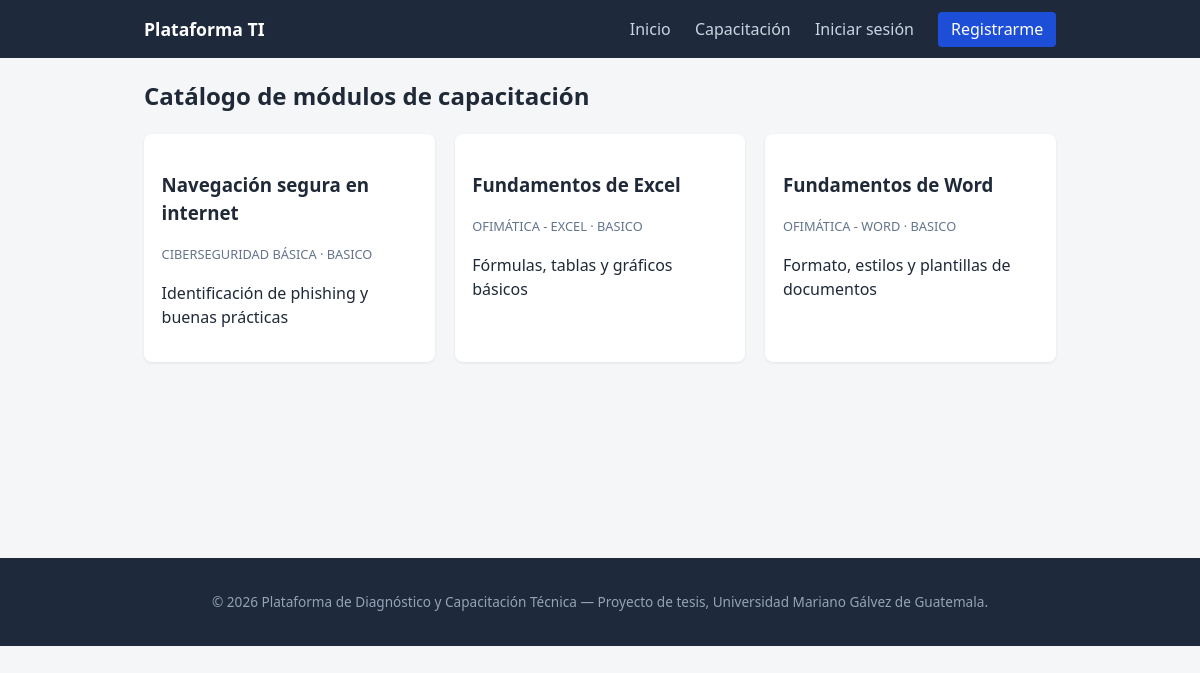
Page /capacitacion.php on the committed database.
### tables this page shows
CREATE TABLE modulos_capacitacion (
    id_modulo         INT AUTO_INCREMENT PRIMARY KEY,
    id_habilidad      INT NOT NULL,
    titulo            VARCHAR(150) NOT NULL,
    descripcion       TEXT NULL,
    nivel_dificultad  ENUM('basico','intermedio','avanzado') NOT NULL DEFAULT 'basico',
    orden_secuencia   INT NOT NULL DEFAULT 1,
    contenido_url     VARCHAR(255) NULL,
    FOREIGN KEY (id_habilidad) REFERENCES habilidades(id_habilidad)
);

CREATE TABLE habilidades (
    id_habilidad      INT AUTO_INCREMENT PRIMARY KEY,
    nombre            VARCHAR(120) NOT NULL,
    descripcion       TEXT NULL
);

### src/includes/auth.php (called while the page is built, shortened)
<?php
function usuario_autenticado(): bool
{
    return !empty($_SESSION['id_usuario']);
}

### src/models/Modulo.php (called while the page is built, shortened)
<?php
class Modulo
{
    public static function listarTodos(PDO $pdo): array
    {
        $stmt = $pdo->query(
            'SELECT m.id_modulo, m.titulo, m.descripcion, m.nivel_dificultad, h.nombre AS habilidad
             FROM modulos_capacitacion m
             JOIN habilidades h ON h.id_habilidad = m.id_habilidad
             ORDER BY h.nombre, m.orden_secuencia'
        );
        return $stmt->fetchAll();
    }
}

### public/capacitacion.php (the view, shortened to what this page needs)
<?php
require_once __DIR__ . '/../src/config/database.php';
require_once __DIR__ . '/../src/includes/auth.php';
require_once __DIR__ . '/../src/models/Modulo.php';
$pdo = obtener_conexion();
$modulos = Modulo::listarTodos($pdo);
require __DIR__ . '/../src/includes/header.php';
?>
<section>
    <h1>Catálogo de módulos de capacitación</h1>
    <div class="grid-modulos">
        <?php foreach ($modulos as $modulo): ?>
            <article class="tarjeta-modulo">
                <h3><?= htmlspecialchars($modulo['titulo']) ?></h3>
                <p class="etiqueta"><?= htmlspecialchars($modulo['habilidad']) ?> · <?= htmlspecialchars($modulo['nivel_dificultad']) ?></p>
                <p><?= htmlspecialchars($modulo['descripcion'] ?? '') ?></p>
            </article>
        <?php endforeach; ?>
    </div>
</section>
<?php require __DIR__ . '/../src/includes/footer.php'; ?>

### src/includes/header.php (shortened to what this page needs)
<!DOCTYPE html>
<html lang="es">
<head>
    <link rel="stylesheet" href="assets/css/style.css">
</head>
<body>
<header class="site-header">
    <div class="contenedor">
        <a href="index.php" class="logo">Plataforma TI</a>
        <nav>
            <a href="index.php">Inicio</a>
            <a href="capacitacion.php">Capacitación</a>
            <?php if (usuario_autenticado()): ?>
                <a href="diagnostico.php">Diagnóstico</a>
                <a href="dashboard.php">Mi progreso</a>
                <a href="logout.php">Cerrar sesión</a>
            <?php else: ?>
                <a href="login.php">Iniciar sesión</a>
                <a href="registro.php" class="btn-nav">Registrarme</a>
            <?php endif; ?>
        </nav>
    </div>
</header>
<main class="contenedor">

### src/includes/footer.php
</main>
<footer class="site-footer">
    <div class="contenedor">
        <p>&copy; <?= date('Y') ?> <?= NOMBRE_PLATAFORMA ?> — Proyecto de tesis, Universidad Mariano Gálvez de Guatemala.</p>
    </div>
</footer>
</body>
</html>

### public/assets/css/style.css (style rules this page uses)
:root { --azul: #1d4ed8; --azul-oscuro: #1e293b; --gris-claro: #f4f6f8; --texto: #1f2937; --error: #b91c1c; }
* { box-sizing: border-box; }
body { margin: 0; font-family: "Segoe UI", Arial, sans-serif; color: var(--texto); background: var(--gris-claro); line-height: 1.5; }
.contenedor { max-width: 960px; margin: 0 auto; padding: 0 1.5rem; }
.site-header { background: var(--azul-oscuro); color: #fff; }
.site-header .contenedor { display: flex; justify-content: space-between; align-items: center; padding: 1rem 1.5rem; }
.site-header .logo { color: #fff; font-weight: bold; text-decoration: none; font-size: 1.1rem; }
.site-header nav a { color: #cbd5e1; text-decoration: none; margin-left: 1.25rem; }
.btn-nav { background: var(--azul); color: #fff !important; padding: 0.4rem 0.8rem; border-radius: 4px; }
main { padding: 2.5rem 1.5rem; min-height: 60vh; }
.grid-modulos { display: grid; grid-template-columns: repeat(auto-fit, minmax(240px, 1fr)); gap: 1.25rem; }
.tarjeta-modulo { background: #fff; border-radius: 8px; padding: 1.1rem; box-shadow: 0 1px 3px rgba(0,0,0,0.08); }
.tarjeta-modulo .etiqueta { font-size: 0.8rem; color: #64748b; text-transform: uppercase; }
.site-footer { background: var(--azul-oscuro); color: #94a3b8; text-align: center; padding: 1.25rem 0; font-size: 0.85rem; }

### rows in the picture
modulos_capacitacion: titulo "Navegación segura en internet", id_habilidad.nombre "CIBERSEGURIDAD BÁSICA", nivel_dificultad "BASICO", descripcion "Identificación de phishing y buenas prácticas"
modulos_capacitacion: titulo "Fundamentos de Excel", id_habilidad.nombre "OFIMÁTICA - EXCEL", nivel_dificultad "BASICO", descripcion "Fórmulas, tablas y gráficos básicos"
modulos_capacitacion: titulo "Fundamentos de Word", id_habilidad.nombre "OFIMÁTICA - WORD", nivel_dificultad "BASICO", descripcion "Formato, estilos y plantillas de documentos"

### other values in the picture
NOMBRE_PLATAFORMA "Plataforma de Diagnóstico y Capacitación Técnica"
